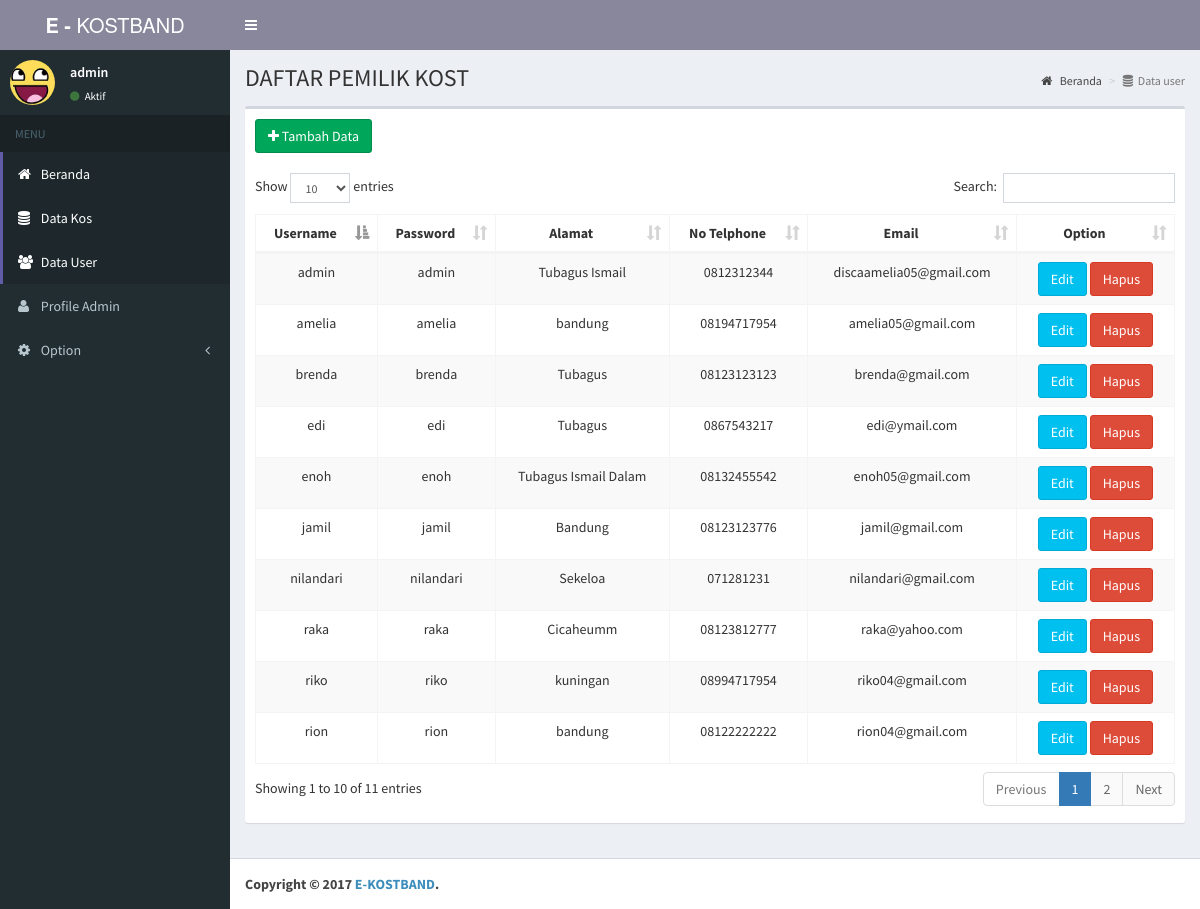
/admin/datauser.php (signed in), run on the app's committed database.
### tables this page shows
CREATE TABLE IF NOT EXISTS `user` (
  `id_user` int(11) NOT NULL AUTO_INCREMENT,
  `nama` varchar(70) NOT NULL,
  `password` varchar(30) NOT NULL,
  `email` varchar(40) NOT NULL,
  `alamat` varchar(70) NOT NULL,
  `no_telp` varchar(11) DEFAULT NULL,
  `id_hakakses` int(2) NOT NULL,
  PRIMARY KEY (`id_user`)
);

### admin/fungsi/ekost.php (called while the page is built, shortened)
<?php
  function tampildatauser(){
    global $konek;
    $query = mysqli_query($konek, "SELECT * FROM user");
    return $query;
  }
 ?>

### admin/datauser.php (the view, shortened to what this page needs)
<?php
include ('cekloginadmin.php');
include ('ceksessionadmin.php');
include ('fungsi/koneksi.php');
include ('fungsi/ekost.php');
$tampil = tampildatauser();
 ?>
<!DOCTYPE html>
<html>
<head>
  <link rel="stylesheet" href="bootstrap/css/bootstrap.min.css">
  <link rel="stylesheet" href="dist/font-awesome/css/font-awesome.min.css">
  <link rel="stylesheet" href="dist/css/AdminLTE.min.css">
  <link rel="stylesheet" href="dist/css/skins/skin-purple.min.css">
  <link rel="stylesheet" href="plugins/datatables/dataTables.bootstrap.css">
</head>
<body class="hold-transition skin-purple sidebar-mini">
<div class="wrapper">
  <header class="main-header">
    <a href="adminhome.php" class="logo">
      <span class="logo-lg"><b>E -</b> KOSTBAND</span>
    </a>
    <nav class="navbar navbar-static-top" role="navigation">
      <a href="#" class="sidebar-toggle" data-toggle="offcanvas" role="button">
      </a>
    </nav>
  </header>
  <aside class="main-sidebar">
    <section class="sidebar">
      <div class="user-panel">
        <div class="pull-left image">
          <img src="dist/img/asd.jpeg" class="img-circle" alt="User Image">
        </div>
        <div class="pull-left info">
          <p><?php echo $_SESSION['nama']; ?></p>
          <a href="#"><i class="fa fa-circle text-success"></i> Aktif</a>
        </div>
      </div>
      <ul class="sidebar-menu">
        <li class="header">MENU</li>
        <li class="active"><a href="adminhome.php"><i class="fa fa-home"></i> <span>Beranda</span></a></li>
        <li class="active"><a href="datakos.php"><i class="fa fa-database"></i> <span>Data Kos</span></a></li>
        <li class="active"><a href="datauser.php"><i class="fa fa-users"></i> <span>Data User</span></a></li>
        <li><a href="dataadmin.php"><i class="fa fa-user"></i> <span>Profile Admin</span></a></li>
        <li class="treeview">
          <a href="#"><i class="fa fa-gear"></i> <span>Option</span> <i class="fa fa-angle-left pull-right"></i></a>
        </li>
      </ul>
    </section>
  </aside>
  <div class="content-wrapper">
    <section class="content-header">
      <h1>
      DAFTAR PEMILIK KOST
      </h1>
      <ol class="breadcrumb">
        <li><a href="#"><i class="fa fa-home"></i> Beranda</a></li>
        <li class="active"><i class="fa fa-database"></i> &nbsp;Data user</li>
      </ol>
    </section>
    <section class="content">
      <div class="row">
        <div class="col-xs-12">
          <div class="box">
            <div class="box-body">
              <table id="datauser" class="table row-border table-bordered table-striped">
                <div class="tambahdata">
                  <a href="tambahdatauser.php" class="btn btn-success"><i class="fa fa-plus lg"></i> Tambah Data</a>
                </div>
                <br>
                <thead>
                <tr>
                  <th>Username</th>
                  <th>Password</th>
                  <th>Alamat</th>
                  <th>No Telphone</th>
                  <th>Email</th>
                  <th>Option</th>
                </tr>
                </thead>
                <tbody>
                <?php
                    while($row = mysqli_fetch_assoc($tampil)):
                ?>
                <tr>
                  <td><?php echo $row['nama'] ?></td>
                  <td><?php echo $row['password'] ?></td>
                  <td><?php echo $row['alamat'] ?></td>
                  <td><?php echo $row['no_telp'] ?></td>
                  <td><?php echo $row['email'] ?></td>
                  <td><a class="btn btn-info" href="editdatauser.php?id_user=<?php echo $row['id_user']; ?>">Edit</a>
				  <a class="btn btn-danger deletelink" href="hapusdatauser.php?id_user=<?php echo $row['id_user']?>">Hapus</a></td>
                </tr>
                <?php endwhile; ?>
                </tbody>
              </table>
            </div>
          </div>
        </div>
      </div>
    </section>
  </div>
  <footer class="main-footer">
    <strong>Copyright &copy; 2017 <a href="#">E-KOSTBAND</a>.</strong>
  </footer>
</div>
</body>
</html>

### admin/datauser.php (style rules this page uses)
table, th, td { text-align: center; }

### data on the page
user: nama "admin", password "admin", alamat "Tubagus Ismail", no_telp "0812312344", email "discaamelia05@gmail.com"
user: nama "nilandari", password "nilandari", alamat "Sekeloa", no_telp "071281231", email "nilandari@gmail.com"
user: nama "jamil", password "jamil", alamat "Bandung", no_telp "08123123776", email "jamil@gmail.com"
user: nama "raka", password "raka", alamat "Cicaheumm", no_telp "08123812777", email "raka@yahoo.com"
user: nama "brenda", password "brenda", alamat "Tubagus", no_telp "08123123123", email "brenda@gmail.com"
user: nama "enoh", password "enoh", alamat "Tubagus Ismail Dalam", no_telp "08132455542", email "enoh05@gmail.com"
user: nama "edi", password "edi", alamat "Tubagus", no_telp "0867543217", email "edi@ymail.com"
user: nama "amelia", password "amelia", alamat "bandung", no_telp "08194717954", email "amelia05@gmail.com"
user: nama "riko", password "riko", alamat "kuningan", no_telp "08994717954", email "riko04@gmail.com"
user: nama "rion", password "rion", alamat "bandung", no_telp "08122222222", email "rion04@gmail.com"

### other printed values
$_SESSION['nama'] "admin"
